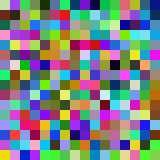
Frame 1 (no input)
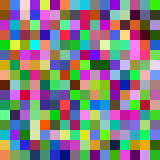
Frame 60 (the mouse pressed at the canvas centre just before this capture)
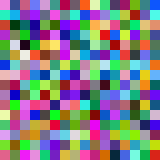
Frame 120 (the mouse held since frame 60 and released just before this capture)

The Processing sketch that drew these frames (run headless with seeded random() and noise(); from frame 60 on, the mouse is pressed at the canvas centre):

// Processing sketch: processing_145888
// ── processing_145888.pde

void setup (){
  size(160,160);
  background(255);
  smooth();
  noStroke();
}

void draw (){
  float r1= random(0,255);
  float r2= random(0,255);
  float r3= random(0,255);
  float r4= random(0,255);
  float r5= random(0,255);
  float r6= random(0,255);
  float r7= random(0,255);
  float r8= random(0,255);
  float r9= random(0,255);
  float r10= random(0,255);
  float r11= random(0,255);
  float r12= random(0,255);
  float r13= random(0,255);
  float r14= random(0,255);
  float r15= random(0,255);
  float r16= random(0,255);
  float r17= random(0,255);
  float r18= random(0,255);
  float r19= random(0,255);
  float r20= random(0,255);
  float r21= random(0,255);
  float r22= random(0,255);
  float r23= random(0,255);
  float r24= random(0,255);
  float r25= random(0,255);
  float r26= random(0,255);
  float r27= random(0,255);
  float r28= random(0,255);
  float r29= random(0,255);
  float r30= random(0,255);
  float r31= random(0,255);
  float r32= random(0,255);
  float r33= random(0,255);
  float r34= random(0,255);
  float r35= random(0,255);
  float r36= random(0,255);
  float r37= random(0,255);
  float r38= random(0,255);
  float r39= random(0,255);
  float r40= random(0,255);
  float r41= random(0,255);
  float r42= random(0,255);
  float r43= random(0,255);
  float r44= random(0,255);
  float r45= random(0,255);
  float r46= random(0,255);
  float r47= random(0,255);
  float r48= random(0,255);
  float r49= random(0,255);
  float r50= random(0,255);
  float r51= random(0,255);
  float r52= random(0,255);
  float r53= random(0,255);
  float r54= random(0,255);
  float r55= random(0,255);
  float r56= random(0,255);
  float r57= random(0,255);
  float r58= random(0,255);
  float r59= random(0,255); 
  float r60= random(0,255); 
  float r61= random(0,255);
  float r62= random(0,255);
  float r63= random(0,255);
  float r64= random(0,255);
  float r65= random(0,255);
  float r66= random(0,255);
  float r67= random(0,255);
  float r68= random(0,255);
  float r69= random(0,255);
  float r70= random(0,255);
  float r71= random(0,255);
  float r72= random(0,255);
  float r73= random(0,255);
  float r74= random(0,255);
  float r75= random(0,255);
  float r76= random(0,255);
  float r77= random(0,255);
  float r78= random(0,255);
  float r79= random(0,255);
  float r80= random(0,255);
  float r81= random(0,255);
  float r82= random(0,255);
  float r83= random(0,255);
  float r84= random(0,255);
  float r85= random(0,255);
  float r86= random(0,255);
  float r87= random(0,255);
  float r88= random(0,255);
  float r89= random(0,255);
  float r90= random(0,255);
  float r91= random(0,255);
  float r92= random(0,255);
  float r93= random(0,255);
  float r94= random(0,255);
  float r95= random(0,255);
  float r96= random(0,255);
  float r97= random(0,255);
  float r98= random(0,255);
  float r99= random(0,255);
  float r100= random(0,255);  
  float r101= random(0,255);
  float r102= random(0,255);
  float r103= random(0,255);
  float r104= random(0,255);
  float r105= random(0,255);
  float r106= random(0,255);
  float r107= random(0,255);
  float r108= random(0,255);
  float r109= random(0,255);
  float r110= random(0,255);
  float r111= random(0,255);
  float r112= random(0,255);
  float r113= random(0,255);
  float r114= random(0,255);
  float r115= random(0,255);
  float r116= random(0,255);
  float r117= random(0,255);
  float r118= random(0,255);
  float r119= random(0,255);
  float r120= random(0,255);
  float r121= random(0,255);
  float r122= random(0,255);
  float r123= random(0,255);
  float r124= random(0,255);
  float r125= random(0,255);
  float r126= random(0,255);
  float r127= random(0,255);
  float r128= random(0,255);
  float r129= random(0,255);
  float r130= random(0,255);
  float r131= random(0,255);
  float r132= random(0,255);
  float r133= random(0,255);
  float r134= random(0,255);
  float r135= random(0,255);
  float r136= random(0,255);
  float r137= random(0,255);
  float r138= random(0,255);
  float r139= random(0,255);
  float r140= random(0,255);
  float r141= random(0,255);
  float r142= random(0,255);
  float r143= random(0,255);
  float r144= random(0,255);
  float r145= random(0,255);
  float r146= random(0,255);
  float r147= random(0,255);
  float r148= random(0,255);
  float r149= random(0,255);
  float r150= random(0,255);
  float r151= random(0,255);
  float r152= random(0,255);
  float r153= random(0,255);
  float r154= random(0,255);
  float r155= random(0,255);
  float r156= random(0,255);
  float r157= random(0,255);
  float r158= random(0,255);
  float r159= random(0,255); 
  float r160= random(0,255); 
  float r161= random(0,255);
  float r162= random(0,255);
  float r163= random(0,255);
  float r164= random(0,255);
  float r165= random(0,255);
  float r166= random(0,255);
  float r167= random(0,255);
  float r168= random(0,255);
  float r169= random(0,255);
  float r170= random(0,255);
  float r171= random(0,255);
  float r172= random(0,255);
  float r173= random(0,255);
  float r174= random(0,255);
  float r175= random(0,255);
  float r176= random(0,255);
  float r177= random(0,255);
  float r178= random(0,255);
  float r179= random(0,255);
  float r180= random(0,255);
  float r181= random(0,255);
  float r182= random(0,255);
  float r183= random(0,255);
  float r184= random(0,255);
  float r185= random(0,255);
  float r186= random(0,255);
  float r187= random(0,255);
  float r188= random(0,255);
  float r189= random(0,255);
  float r190= random(0,255);
  float r191= random(0,255);
  float r192= random(0,255);
  float r193= random(0,255);
  float r194= random(0,255);
  float r195= random(0,255);
  float r196= random(0,255);
  float r197= random(0,255);
  float r198= random(0,255);
  float r199= random(0,255);
  float r200= random(0,255); 
  float r201= random(0,255);
  float r202= random(0,255);
  float r203= random(0,255);
  float r204= random(0,255);
  float r205= random(0,255);
  float r206= random(0,255);
  float r207= random(0,255);
  float r208= random(0,255);
  float r209= random(0,255);
  float r210= random(0,255);
  float r211= random(0,255);
  float r212= random(0,255);
  float r213= random(0,255);
  float r214= random(0,255);
  float r215= random(0,255);
  float r216= random(0,255);
  float r217= random(0,255);
  float r218= random(0,255);
  float r219= random(0,255);
  float r220= random(0,255);
  float r221= random(0,255);
  float r222= random(0,255);
  float r223= random(0,255);
  float r224= random(0,255);
  float r225= random(0,255);
  float r226= random(0,255);
  float r227= random(0,255);
  float r228= random(0,255);
  float r229= random(0,255);
  float r230= random(0,255);
  float r231= random(0,255);
  float r232= random(0,255);
  float r233= random(0,255);
  float r234= random(0,255);
  float r235= random(0,255);
  float r236= random(0,255);
  float r237= random(0,255);
  float r238= random(0,255);
  float r239= random(0,255);
  float r240= random(0,255);
  float r241= random(0,255);
  float r242= random(0,255);
  float r243= random(0,255);
  float r244= random(0,255);
  float r245= random(0,255);
  float r246= random(0,255);
  float r247= random(0,255);
  float r248= random(0,255);
  float r249= random(0,255);
  float r250= random(0,255);
  float r251= random(0,255);
  float r252= random(0,255);
  float r253= random(0,255);
  float r254= random(0,255);
  float r255= random(0,255);
  float r256= random(0,255);
  float r257= random(0,255);
  float r258= random(0,255);
  float r259= random(0,255); 
  float r260= random(0,255); 
  float r261= random(0,255);
  float r262= random(0,255);
  float r263= random(0,255);
  float r264= random(0,255);
  float r265= random(0,255);
  float r266= random(0,255);
  float r267= random(0,255);
  float r268= random(0,255);
  float r269= random(0,255);
  float r270= random(0,255);
  float r271= random(0,255);
  float r272= random(0,255);
  float r273= random(0,255);
  float r274= random(0,255);
  float r275= random(0,255);
  float r276= random(0,255);
  float r277= random(0,255);
  float r278= random(0,255);
  float r279= random(0,255);
  float r280= random(0,255);
  float r281= random(0,255);
  float r282= random(0,255);
  float r283= random(0,255);
  float r284= random(0,255);
  float r285= random(0,255);
  float r286= random(0,255);
  float r287= random(0,255);
  float r288= random(0,255);
  float r289= random(0,255);
  float r290= random(0,255);
  float r291= random(0,255);
  float r292= random(0,255);
  float r293= random(0,255);
  float r294= random(0,255);
  float r295= random(0,255);
  float r296= random(0,255);
  float r297= random(0,255);
  float r298= random(0,255);
  float r299= random(0,255);
  float r300= random(0,255);
  float r301= random(0,255);
  float r302= random(0,255);
  float r303= random(0,255);
  float r304= random(0,255);
  float r305= random(0,255);
  float r306= random(0,255);
  float r307= random(0,255);
  float r308= random(0,255);
  float r309= random(0,255);
  float r310= random(0,255);
  float r311= random(0,255);
  float r312= random(0,255);
  float r313= random(0,255);
  float r314= random(0,255);
  float r315= random(0,255);
  float r316= random(0,255);
  float r317= random(0,255);
  float r318= random(0,255);
  float r319= random(0,255);
  float r320= random(0,255);
  float r321= random(0,255);
  float r322= random(0,255);
  float r323= random(0,255);
  float r324= random(0,255);
  float r325= random(0,255);
  float r326= random(0,255);
  float r327= random(0,255);
  float r328= random(0,255);
  float r329= random(0,255);
  float r330= random(0,255);
  float r331= random(0,255);
  float r332= random(0,255);
  float r333= random(0,255);
  float r334= random(0,255);
  float r335= random(0,255);
  float r336= random(0,255);
  float r337= random(0,255);
  float r338= random(0,255);
  float r339= random(0,255);
  float r340= random(0,255);
  float r341= random(0,255);
  float r342= random(0,255);
  float r343= random(0,255);
  float r344= random(0,255);
  float r345= random(0,255);
  float r346= random(0,255);
  float r347= random(0,255);
  float r348= random(0,255);
  float r349= random(0,255);
  float r350= random(0,255);
  float r351= random(0,255);
  float r352= random(0,255);
  float r353= random(0,255);
  float r354= random(0,255);
  float r355= random(0,255);
  float r356= random(0,255);
  float r357= random(0,255);
  float r358= random(0,255);
  float r359= random(0,255); 
  float r360= random(0,255); 
  float r361= random(0,255);
  float r362= random(0,255);
  float r363= random(0,255);
  float r364= random(0,255);
  float r365= random(0,255);
  float r366= random(0,255);
  float r367= random(0,255);
  float r368= random(0,255);
  float r369= random(0,255);
  float r370= random(0,255);
  float r371= random(0,255);
  float r372= random(0,255);
  float r373= random(0,255);
  float r374= random(0,255);
  float r375= random(0,255);
  float r376= random(0,255);
  float r377= random(0,255);
  float r378= random(0,255);
  float r379= random(0,255);
  float r380= random(0,255);
  float r381= random(0,255);
  float r382= random(0,255);
  float r383= random(0,255);
  float r384= random(0,255);
  float r385= random(0,255);
  float r386= random(0,255);
  float r387= random(0,255);
  float r388= random(0,255);
  float r389= random(0,255);
  float r390= random(0,255);
  float r391= random(0,255);
  float r392= random(0,255);
  float r393= random(0,255);
  float r394= random(0,255);
  float r395= random(0,255);
  float r396= random(0,255);
  float r397= random(0,255);
  float r398= random(0,255);
  float r399= random(0,255);
  float r400= random(0,255); 
  float r401= random(0,255);
  float r402= random(0,255);
  float r403= random(0,255);
  float r404= random(0,255);
  float r405= random(0,255);
  float r406= random(0,255);
  float r407= random(0,255);
  float r408= random(0,255);
  float r409= random(0,255);
  float r410= random(0,255);
  float r411= random(0,255);
  float r412= random(0,255);
  float r413= random(0,255);
  float r414= random(0,255);
  float r415= random(0,255);
  float r416= random(0,255);
  float r417= random(0,255);
  float r418= random(0,255);
  float r419= random(0,255);
  float r420= random(0,255);
  float r421= random(0,255);
  float r422= random(0,255);
  float r423= random(0,255);
  float r424= random(0,255);
  float r425= random(0,255);
  float r426= random(0,255);
  float r427= random(0,255);
  float r428= random(0,255);
  float r429= random(0,255);
  float r430= random(0,255);
  float r431= random(0,255);
  float r432= random(0,255);
  float r433= random(0,255);
  float r434= random(0,255);
  float r435= random(0,255);
  float r436= random(0,255);
  float r437= random(0,255);
  float r438= random(0,255);
  float r439= random(0,255);
  float r440= random(0,255);
  float r441= random(0,255);
  float r442= random(0,255);
  float r443= random(0,255);
  float r444= random(0,255);
  float r445= random(0,255);
  float r446= random(0,255);
  float r447= random(0,255);
  float r448= random(0,255);
  float r449= random(0,255);
  float r450= random(0,255);
  float r451= random(0,255);
  float r452= random(0,255);
  float r453= random(0,255);
  float r454= random(0,255);
  float r455= random(0,255);
  float r456= random(0,255);
  float r457= random(0,255);
  float r458= random(0,255);
  float r459= random(0,255); 
  float r460= random(0,255); 
  float r461= random(0,255);
  float r462= random(0,255);
  float r463= random(0,255);
  float r464= random(0,255);
  float r465= random(0,255);
  float r466= random(0,255);
  float r467= random(0,255);
  float r468= random(0,255);
  float r469= random(0,255);
  float r470= random(0,255);
  float r471= random(0,255);
  float r472= random(0,255);
  float r473= random(0,255);
  float r474= random(0,255);
  float r475= random(0,255);
  float r476= random(0,255);
  float r477= random(0,255);
  float r478= random(0,255);
  float r479= random(0,255);
  float r480= random(0,255);
  float r481= random(0,255);
  float r482= random(0,255);
  float r483= random(0,255);
  float r484= random(0,255);
  float r485= random(0,255);
  float r486= random(0,255);
  float r487= random(0,255);
  float r488= random(0,255);
  float r489= random(0,255);
  float r490= random(0,255);
  float r491= random(0,255);
  float r492= random(0,255);
  float r493= random(0,255);
  float r494= random(0,255);
  float r495= random(0,255);
  float r496= random(0,255);
  float r497= random(0,255);
  float r498= random(0,255);
  float r499= random(0,255);
  float r500= random(0,255);
  float r501= random(0,255);
  float r502= random(0,255);
  float r503= random(0,255);
  float r504= random(0,255);
  float r505= random(0,255);
  float r506= random(0,255);
  float r507= random(0,255);
  float r508= random(0,255);
  float r509= random(0,255);
  float r510= random(0,255);
  float r511= random(0,255);
  float r512= random(0,255);
  float r513= random(0,255);
  float r514= random(0,255);
  float r515= random(0,255);
  float r516= random(0,255);
  float r517= random(0,255);
  float r518= random(0,255);
  float r519= random(0,255);
  float r520= random(0,255);
  float r521= random(0,255);
  float r522= random(0,255);
  float r523= random(0,255);
  float r524= random(0,255);
  float r525= random(0,255);
  float r526= random(0,255);
  float r527= random(0,255);
  float r528= random(0,255);
  float r529= random(0,255);
  float r530= random(0,255);
  float r531= random(0,255);
  float r532= random(0,255);
  float r533= random(0,255);
  float r534= random(0,255);
  float r535= random(0,255);
  float r536= random(0,255);
  float r537= random(0,255);
  float r538= random(0,255);
  float r539= random(0,255);
  float r540= random(0,255);
  float r541= random(0,255);
  float r542= random(0,255);
  float r543= random(0,255);
  float r544= random(0,255);
  float r545= random(0,255);
  float r546= random(0,255);
  float r547= random(0,255);
  float r548= random(0,255);
  float r549= random(0,255);
  float r550= random(0,255);
  float r551= random(0,255);
  float r552= random(0,255);
  float r553= random(0,255);
  float r554= random(0,255);
  float r555= random(0,255);
  float r556= random(0,255);
  float r557= random(0,255);
  float r558= random(0,255);
  float r559= random(0,255); 
  float r560= random(0,255); 
  float r561= random(0,255);
  float r562= random(0,255);
  float r563= random(0,255);
  float r564= random(0,255);
  float r565= random(0,255);
  float r566= random(0,255);
  float r567= random(0,255);
  float r568= random(0,255);
  float r569= random(0,255);
  float r570= random(0,255);
  float r571= random(0,255);
  float r572= random(0,255);
  float r573= random(0,255);
  float r574= random(0,255);
  float r575= random(0,255);
  float r576= random(0,255);
  float r577= random(0,255);
  float r578= random(0,255);
  float r579= random(0,255);
  float r580= random(0,255);
  float r581= random(0,255);
  float r582= random(0,255);
  float r583= random(0,255);
  float r584= random(0,255);
  float r585= random(0,255);
  float r586= random(0,255);
  float r587= random(0,255);
  float r588= random(0,255);
  float r589= random(0,255);
  float r590= random(0,255);
  float r591= random(0,255);
  float r592= random(0,255);
  float r593= random(0,255);
  float r594= random(0,255);
  float r595= random(0,255);
  float r596= random(0,255);
  float r597= random(0,255);
  float r598= random(0,255);
  float r599= random(0,255);
  float r600= random(0,255);
  float r601= random(0,255);
  float r602= random(0,255);
  float r603= random(0,255);
  float r604= random(0,255);
  float r605= random(0,255);
  float r606= random(0,255);
  float r607= random(0,255);
  float r608= random(0,255);
  float r609= random(0,255);
  float r610= random(0,255);
  float r611= random(0,255);
  float r612= random(0,255);
  float r613= random(0,255);
  float r614= random(0,255);
  float r615= random(0,255);
  float r616= random(0,255);
  float r617= random(0,255);
  float r618= random(0,255);
  float r619= random(0,255);
  float r620= random(0,255);
  float r621= random(0,255);
  float r622= random(0,255);
  float r623= random(0,255);
  float r624= random(0,255);
  float r625= random(0,255);
  float r626= random(0,255);
  float r627= random(0,255);
  float r628= random(0,255);
  float r629= random(0,255);
  float r630= random(0,255);
  float r631= random(0,255);
  float r632= random(0,255);
  float r633= random(0,255);
  float r634= random(0,255);
  float r635= random(0,255);
  float r636= random(0,255);
  float r637= random(0,255);
  float r638= random(0,255);
  float r639= random(0,255);
  float r640= random(0,255);
  float r641= random(0,255);
  float r642= random(0,255);
  float r643= random(0,255);
  float r644= random(0,255);
  float r645= random(0,255);
  float r646= random(0,255);
  float r647= random(0,255);
  float r648= random(0,255);
  float r649= random(0,255);
  float r650= random(0,255);
  float r651= random(0,255);
  float r652= random(0,255);
  float r653= random(0,255);
  float r654= random(0,255);
  float r655= random(0,255);
  float r656= random(0,255);
  float r657= random(0,255);
  float r658= random(0,255);
  float r659= random(0,255); 
  float r660= random(0,255); 
  float r661= random(0,255);
  float r662= random(0,255);
  float r663= random(0,255);
  float r664= random(0,255);
  float r665= random(0,255);
  float r666= random(0,255);
  float r667= random(0,255);
  float r668= random(0,255);
  float r669= random(0,255);
  float r670= random(0,255);
  float r671= random(0,255);
  float r672= random(0,255);
  float r673= random(0,255);
  float r674= random(0,255);
  float r675= random(0,255);
  float r676= random(0,255);
  float r677= random(0,255);
  float r678= random(0,255);
  float r679= random(0,255);
  float r680= random(0,255);
  float r681= random(0,255);
  float r682= random(0,255);
  float r683= random(0,255);
  float r684= random(0,255);
  float r685= random(0,255);
  float r686= random(0,255);
  float r687= random(0,255);
  float r688= random(0,255);
  float r689= random(0,255);
  float r690= random(0,255);
  float r691= random(0,255);
  float r692= random(0,255);
  float r693= random(0,255);
  float r694= random(0,255);
  float r695= random(0,255);
  float r696= random(0,255);
  float r697= random(0,255);
  float r698= random(0,255);
  float r699= random(0,255);
  float r700= random(0,255); 
  float r701= random(0,255);
  float r702= random(0,255);
  float r703= random(0,255);
  float r704= random(0,255);
  float r705= random(0,255);
  float r706= random(0,255);
  float r707= random(0,255);
  float r708= random(0,255);
  float r709= random(0,255);
  float r710= random(0,255);
  float r711= random(0,255);
  float r712= random(0,255);
  float r713= random(0,255);
  float r714= random(0,255);
  float r715= random(0,255);
  float r716= random(0,255);
  float r717= random(0,255);
  float r718= random(0,255);
  float r719= random(0,255);
  float r720= random(0,255);
  float r721= random(0,255);
  float r722= random(0,255);
  float r723= random(0,255);
  float r724= random(0,255);
  float r725= random(0,255);
  float r726= random(0,255);
  float r727= random(0,255);
  float r728= random(0,255);
  float r729= random(0,255);
  float r730= random(0,255);
  float r731= random(0,255);
  float r732= random(0,255);
  float r733= random(0,255);
  float r734= random(0,255);
  float r735= random(0,255);
  float r736= random(0,255);
  float r737= random(0,255);
  float r738= random(0,255);
  float r739= random(0,255);
  float r740= random(0,255);
  float r741= random(0,255);
  float r742= random(0,255);
  float r743= random(0,255);
  float r744= random(0,255);
  float r745= random(0,255);
  float r746= random(0,255);
  float r747= random(0,255);
  float r748= random(0,255);
  float r749= random(0,255);
  float r750= random(0,255);
  float r751= random(0,255);
  float r752= random(0,255);
  float r753= random(0,255);
  float r754= random(0,255);
  float r755= random(0,255);
  float r756= random(0,255);
  float r757= random(0,255);
  float r758= random(0,255);
  float r759= random(0,255); 
  float r760= random(0,255); 
  float r761= random(0,255);
  float r762= random(0,255);
  float r763= random(0,255);
  float r764= random(0,255);
  float r765= random(0,255);
  float r766= random(0,255);
  float r767= random(0,255);
  float r768= random(0,255);
  float r769= random(0,255);
  float r770= random(0,255);
  float r771= random(0,255);
  float r772= random(0,255);
  float r773= random(0,255);
  float r774= random(0,255);
  float r775= random(0,255);
  float r776= random(0,255);
  float r777= random(0,255);
  float r778= random(0,255);
  float r779= random(0,255);
  float r780= random(0,255);
  float r781= random(0,255);
  float r782= random(0,255);
  float r783= random(0,255);
  float r784= random(0,255);
  float r785= random(0,255);
  float r786= random(0,255);
  float r787= random(0,255);
  float r788= random(0,255);
  float r789= random(0,255);
  float r790= random(0,255);
  float r791= random(0,255);
  float r792= random(0,255);
  float r793= random(0,255);
  float r794= random(0,255);
  float r795= random(0,255);
  float r796= random(0,255);
  float r797= random(0,255);
  float r798= random(0,255);
  float r799= random(0,255);
  float r800= random(0,255);
  
fill(r1,r2,r3);
  rect(10,0,10,10);
  fill(r4,r5,r6);
  rect(20,0,10,10);
  fill(r7,r8,r9);
  rect(30,0,10,10); 
  fill(r10,r11,r12);
  rect(40,0,10,10);
  fill(r13,r14,r15);
  rect(50,0,10,10);
  fill(r16,r17,r18);
  rect(60,0,10,10);
  fill(r19,r20,r21);
  rect(70,0,10,10);
  fill(r22,r23,r24);
  rect(80,0,10,10);
  fill(r25,r26,r27);
  rect(90,0,10,10);
  fill(r28,r29,r30);
  rect(100,0,10,10);  
  fill(r31,r32,r33);
  rect(110,0,10,10);
  fill(r34,r35,r36);
  rect(120,0,10,10);
  fill(r37,r38,r39);
  rect(130,0,10,10); 
  fill(r40,r41,r42);
  rect(140,0,10,10);
  fill(r43,r44,r45);
  rect(150,0,10,10);
  fill(r46,r47,r48);
  rect(0,0,10,10); 
        fill(r49,r50,r51);
        rect(0,0,0,0); 
  fill(r52,r53,r54);
  rect(10,10,10,10);
  fill(r55,r56,r57);
  rect(20,10,10,10);
  fill(r58,r59,r60);
  rect(30,10,10,10); 
  fill(r61,r62,r63);
  rect(40,10,10,10);
  fill(r64,r65,r66);
  rect(50,10,10,10);
  fill(r67,r68,r69);
  rect(60,10,10,10);
  fill(r70,r71,r72);
  rect(70,10,10,10);
  fill(r73,r74,r75);
  rect(80,10,10,10);
  fill(r76,r77,r78);
  rect(90,10,10,10);  
  fill(r79,r80,r81);
  rect(100,10,10,10);
  fill(r82,r83,r84);
  rect(110,10,10,10);
  fill(r85,r86,r87);
  rect(120,10,10,10); 
  fill(r88,r89,r90);
  rect(130,10,10,10);
  fill(r91,r92,r93);
  rect(140,10,10,10);
  fill(r94,r95,r96);
  rect(150,10,10,10); 
  fill(r97,r98,r99);
  rect(0,10,10,10);
 
 
  
  fill(r100,r102,r103);
  rect(10,20,10,10);
  fill(r104,r105,r106);
  rect(20,20,10,10);
  fill(r107,r108,r109);
  rect(30,20,10,10); 
  fill(r110,r111,r112);
  rect(40,20,10,10);
  fill(r113,r114,r115);
  rect(50,20,10,10);
  fill(r116,r117,r118);
  rect(60,20,10,10);
  fill(r119,r120,r121);
  rect(70,20,10,10);
  fill(r122,r123,r124);
  rect(80,20,10,10);
  fill(r125,r126,r127);
  rect(90,20,10,10);
  fill(r128,r129,r130);
  rect(100,20,10,10);  
  fill(r131,r132,r133);
  rect(110,20,10,10);
  fill(r134,r135,r136);
  rect(120,20,10,10);
  fill(r137,r138,r139);
  rect(130,20,10,10); 
  fill(r140,r141,r142);
  rect(140,20,10,10);
  fill(r143,144,r145);
  rect(150,20,10,10);
  fill(r146,r147,r148);
  rect(0,20,10,10); 
        fill(r149,r150,r151);
        rect(0,0,0,0); 
  fill(r152,r153,r154);
  rect(10,30,10,10);
  fill(r155,r156,r157);
  rect(20,30,10,10);
  fill(r158,r159,r160);
  rect(30,30,10,10); 
  fill(r161,r162,r163);
  rect(40,30,10,10);
  fill(r164,r165,r166);
  rect(50,30,10,10);
  fill(r167,r168,r169);
  rect(60,30,10,10);
  fill(r170,r171,r172);
  rect(70,30,10,10);
  fill(r173,r174,r175);
  rect(80,30,10,10);
  fill(r176,r177,r178);
  rect(90,30,10,10);  
  fill(r179,r180,r181);
  rect(100,30,10,10);
  fill(r182,r183,r184);
  rect(110,30,10,10);
  fill(r185,r186,r187);
  rect(120,30,10,10); 
  fill(r188,r189,r190);
  rect(130,30,10,10);
  fill(r191,r192,r193);
  rect(140,30,10,10);
  fill(r194,r195,r196);
  rect(150,30,10,10); 
  fill(r197,r198,r199);
  rect(0,30,10,10);  
 
    fill(r200,r202,r203);
  rect(10,40,10,10);
  fill(r204,r205,r206);
  rect(20,40,10,10);
  fill(r207,r208,r209);
  rect(30,40,10,10); 
  fill(r210,r211,r212);
  rect(40,40,10,10);
  fill(r213,r214,r215);
  rect(50,40,10,10);
  fill(r216,r217,r218);
  rect(60,40,10,10);
  fill(r219,r220,r221);
  rect(70,40,10,10);
  fill(r222,r223,r224);
  rect(80,40,10,10);
  fill(r225,r226,r227);
  rect(90,40,10,10);
  fill(r228,r229,r230);
  rect(100,40,10,10);  
  fill(r231,r232,r233);
  rect(110,40,10,10);
  fill(r234,r235,r236);
  rect(120,40,10,10);
  fill(r237,r238,r239);
  rect(130,40,10,10); 
  fill(r240,r241,r242);
  rect(140,40,10,10);
  fill(r243,r244,r245);
  rect(150,40,10,10);
  fill(r246,r247,r248);
  rect(0,40,10,10); 
        fill(r249,r250,r251);
        rect(0,0,0,0); 
  fill(r252,r253,r254);
  rect(10,50,10,10);
  fill(r255,r256,r257);
  rect(20,50,10,10);
  fill(r258,r259,r260);
  rect(30,50,10,10); 
  fill(r261,r262,r263);
  rect(40,50,10,10);
  fill(r264,r265,r266);
  rect(50,50,10,10);
  fill(r267,r268,r269);
  rect(60,50,10,10);
  fill(r270,r271,r272);
  rect(70,50,10,10);
  fill(r273,r274,r275);
  rect(80,50,10,10);
  fill(r276,r277,r278);
  rect(90,50,10,10);  
  fill(r279,r280,r281);
  rect(100,50,10,10);
  fill(r282,r283,r284);
  rect(110,50,10,10);
  fill(r285,r286,r287);
  rect(120,50,10,10); 
  fill(r288,r289,r290);
  rect(130,50,10,10);
  fill(r291,r292,r293);
  rect(140,50,10,10);
  fill(r294,r295,r296);
  rect(150,50,10,10); 
  fill(r297,r298,r299);
  rect(00,50,10,10); 
  
  fill(r300,r302,r303);
  rect(10,60,10,10);
  fill(r304,r305,r306);
  rect(20,60,10,10);
  fill(r307,r308,r309);
  rect(30,60,10,10); 
  fill(r310,r311,r312);
  rect(40,60,10,10);
  fill(r313,r314,r315);
  rect(50,60,10,10);
  fill(r316,r317,r318);
  rect(60,60,10,10);
  fill(r319,r320,r321);
  rect(70,60,10,10);
  fill(r322,r323,r324);
  rect(80,60,10,10);
  fill(r325,r326,r327);
  rect(90,60,10,10);
  fill(r328,r329,r330);
  rect(100,60,10,10);  
  fill(r331,r332,r333);
  rect(110,60,10,10);
  fill(r334,r335,r336);
  rect(120,60,10,10);
  fill(r337,r338,r339);
  rect(130,60,10,10); 
  fill(r340,r341,r342);
  rect(140,60,10,10);
  fill(r343,r344,r345);
  rect(150,60,10,10);
  fill(r346,r347,r348);
  rect(00,60,10,10); 
        fill(r349,r350,r351);
        rect(0,0,0,0); 
  fill(r352,r353,r354);
  rect(10,70,10,10);
  fill(r355,r356,r357);
  rect(20,70,10,10);
  fill(r358,r359,r360);
  rect(30,70,10,10); 
  fill(r361,r362,r363);
  rect(40,70,10,10);
  fill(r364,r365,r366);
  rect(50,70,10,10);
  fill(r367,r368,r369);
  rect(60,70,10,10);
  fill(r370,r371,r372);
  rect(70,70,10,10);
  fill(r373,r374,r375);
  rect(80,70,10,10);
  fill(r376,r377,r378);
  rect(90,70,10,10);  
  fill(r379,r380,r381);
  rect(100,70,10,10);
  fill(r382,r383,r384);
  rect(110,70,10,10);
  fill(r385,r386,r387);
  rect(120,70,10,10); 
  fill(r388,r389,r390);
  rect(130,70,10,10);
  fill(r391,r392,r393);
  rect(140,70,10,10);
  fill(r394,r395,r396);
  rect(150,70,10,10); 
  fill(r397,r398,r399);
  rect(0,70,10,10); 
  
  fill(r400,r402,r403);
  rect(10,80,10,10);
  fill(r404,r405,r406);
  rect(20,80,10,10);
  fill(r407,r408,r409);
  rect(30,80,10,10); 
  fill(r410,r411,r412);
  rect(40,80,10,10);
  fill(r413,r414,r415);
  rect(50,80,10,10);
  fill(r416,r417,r418);
  rect(60,80,10,10);
  fill(r419,r420,r421);
  rect(70,80,10,10);
  fill(r422,r423,r424);
  rect(80,80,10,10);
  fill(r425,r426,r427);
  rect(90,80,10,10);
  fill(r428,r429,r430);
  rect(100,80,10,10);  
  fill(r431,r432,r433);
  rect(110,80,10,10);
  fill(r434,r435,r436);
  rect(120,80,10,10);
  fill(r437,r438,r439);
  rect(130,80,10,10); 
  fill(r440,r441,r442);
  rect(140,80,10,10);
  fill(r443,r444,r445);
  rect(150,80,10,10);
  fill(r446,r447,r448);
  rect(00,80,10,10); 
        fill(r449,r450,r451);
        rect(0,0,0,0); 
  fill(r452,r453,r454);
  rect(10,90,10,10);
  fill(r455,r456,r457);
  rect(20,90,10,10);
  fill(r458,r459,r460);
  rect(30,90,10,10); 
  fill(r461,r462,r463);
  rect(40,90,10,10);
  fill(r464,r465,r466);
  rect(50,90,10,10);
  fill(r467,r468,r469);
  rect(60,90,10,10);
  fill(r470,r471,r472);
  rect(70,90,10,10);
  fill(r473,r474,r475);
  rect(80,90,10,10);
  fill(r476,r477,r478);
  rect(90,90,10,10);  
  fill(r479,r480,r481);
  rect(100,90,10,10);
  fill(r482,r483,r484);
  rect(110,90,10,10);
  fill(r485,r486,r487);
  rect(120,90,10,10); 
  fill(r488,r489,r490);
  rect(130,90,10,10);
  fill(r491,r492,r493);
  rect(140,90,10,10);
  fill(r494,r495,r496);
  rect(150,90,10,10); 
  fill(r497,r498,r499);
  rect(0,90,10,10); 
  
  
  
  fill(r500,r502,r503);
  rect(10,100,10,10);
  fill(r504,r505,r506);
  rect(20,100,10,10);
  fill(r507,r508,r509);
  rect(30,100,10,10); 
  fill(r510,r511,r512);
  rect(40,100,10,10);
  fill(r513,r514,r515);
  rect(50,100,10,10);
  fill(r516,r517,r518);
  rect(60,100,10,10);
  fill(r519,r520,r521);
  rect(70,100,10,10);
  fill(r522,r523,r524);
  rect(80,100,10,10);
  fill(r525,r526,r527);
  rect(90,100,10,10);
  fill(r528,r529,r530);
  rect(100,100,10,10);  
  fill(r531,r532,r533);
  rect(110,100,10,10);
  fill(r534,r535,r536);
  rect(120,100,10,10);
  fill(r537,r538,r539);
  rect(130,100,10,10); 
  fill(r540,r541,r542);
  rect(140,100,10,10);
  fill(r543,r544,r545);
  rect(150,100,10,10);
  fill(r546,r547,r548);
  rect(0,100,10,10); 
        fill(r549,r550,r551);
        rect(0,0,0,0); 
  fill(r552,r553,r554);
  rect(10,110,10,10);
  fill(r555,r556,r557);
  rect(20,110,10,10);
  fill(r558,r559,r560);
  rect(30,110,10,10); 
  fill(r561,r562,r563);
  rect(40,110,10,10);
  fill(r564,r565,r566);
  rect(50,110,10,10);
  fill(r567,r568,r569);
  rect(60,110,10,10);
  fill(r570,r571,r572);
  rect(70,110,10,10);
  fill(r573,r574,r575);
  rect(80,110,10,10);
  fill(r576,r577,r578);
  rect(90,110,10,10);  
  fill(r579,r580,r581);
  rect(100,110,10,10);
  fill(r582,r583,r584);
  rect(110,110,10,10);
  fill(r585,r586,r587);
  rect(120,110,10,10); 
  fill(r588,r589,r590);
  rect(130,110,10,10);
  fill(r591,r592,r593);
  rect(140,110,10,10);
  fill(r594,r595,r596);
  rect(150,110,10,10); 
  fill(r597,r598,r599);
  rect(0,110,10,10); 
  
  fill(r600,r602,r603);
  rect(10,120,10,10);
  fill(r604,r605,r606);
  rect(20,120,10,10);
  fill(r607,r608,r609);
  rect(30,120,10,10); 
  fill(r610,r611,r612);
  rect(40,120,10,10);
  fill(r613,r614,r615);
  rect(50,120,10,10);
  fill(r616,r617,r618);
  rect(60,120,10,10);
  fill(r619,r620,r621);
  rect(70,120,10,10);
  fill(r622,r623,r624);
  rect(80,120,10,10);
  fill(r625,r626,r627);
  rect(90,120,10,10);
  fill(r628,r629,r630);
  rect(100,120,10,10);  
  fill(r631,r632,r633);
  rect(110,120,10,10);
  fill(r634,r635,r636);
  rect(120,120,10,10);
  fill(r637,r638,r639);
  rect(130,120,10,10); 
  fill(r640,r641,r642);
  rect(140,120,10,10);
  fill(r643,r644,r645);
  rect(150,120,10,10);
  fill(r646,r647,r648);
  rect(0,120,10,10); 
        fill(r649,r650,r651);
        rect(0,0,0,0); 
  fill(r652,r653,r654);
  rect(10,130,10,10);
  fill(r655,r656,r657);
  rect(20,130,10,10);
  fill(r658,r659,r660);
  rect(30,130,10,10); 
  fill(r661,r662,r663);
  rect(40,130,10,10);
  fill(r664,r665,r666);
  rect(50,130,10,10);
  fill(r667,r668,r669);
  rect(60,130,10,10);
  fill(r670,r671,r672);
  rect(70,130,10,10);
  fill(r673,r674,r675);
  rect(80,130,10,10);
  fill(r676,r677,r678);
  rect(90,130,10,10);  
  fill(r679,r680,r681);
  rect(100,130,10,10);
  fill(r682,r683,r684);
  rect(110,130,10,10);
  fill(r685,r686,r687);
  rect(120,130,10,10); 
  fill(r688,r689,r690);
  rect(130,130,10,10);
  fill(r691,r692,r693);
  rect(140,130,10,10);
  fill(r694,r695,r696);
  rect(150,130,10,10); 
  fill(r697,r698,r699);
  rect(00,130,10,10); 
  
  
  fill(r700,r702,r703);
  rect(10,140,10,10);
  fill(r704,r705,r706);
  rect(20,140,10,10);
  fill(r707,r708,r709);
  rect(30,140,10,10); 
  fill(r710,r711,r712);
  rect(40,140,10,10);
  fill(r713,r714,r715);
  rect(50,140,10,10);
  fill(r716,r717,r718);
  rect(60,140,10,10);
  fill(r719,r720,r721);
  rect(70,140,10,10);
  fill(r722,r723,r724);
  rect(80,140,10,10);
  fill(r725,r726,r727);
  rect(90,140,10,10);
  fill(r728,r729,r730);
  rect(100,140,10,10);  
  fill(r731,r732,r733);
  rect(110,140,10,10);
  fill(r734,r735,r736);
  rect(120,140,10,10);
  fill(r737,r738,r739);
  rect(130,140,10,10); 
  fill(r740,r741,r742);
  rect(140,140,10,10);
  fill(r743,r744,r745);
  rect(150,140,10,10);
  fill(r746,r747,r748);
  rect(0,140,10,10); 
        fill(r749,r750,r751);
        rect(0,0,0,0); 
  fill(r752,r753,r754);
  rect(10,150,10,10);
  fill(r755,r756,r757);
  rect(20,150,10,10);
  fill(r758,r759,r760);
  rect(30,150,10,10); 
  fill(r761,r762,r763);
  rect(40,150,10,10);
  fill(r764,r765,r766);
  rect(50,150,10,10);
  fill(r767,r768,r769);
  rect(60,150,10,10);
  fill(r770,r771,r772);
  rect(70,150,10,10);
  fill(r773,r774,r775);
  rect(80,150,10,10);
  fill(r776,r777,r778);
  rect(90,150,10,10);  
  fill(r779,r780,r781);
  rect(100,150,10,10);
  fill(r782,r783,r784);
  rect(110,150,10,10);
  fill(r785,r786,r787);
  rect(120,150,10,10); 
  fill(r788,r789,r790);
  rect(130,150,10,10);
  fill(r791,r792,r793);
  rect(140,150,10,10);
  fill(r794,r795,r796);
  rect(150,150,10,10); 
  fill(r797,r798,r799);
  rect(00,150,10,10); 
  
 if (keyPressed) {
    if (key == 's' || key == 'S') {
        save("random_favicon.png");  }
 }
 
}
